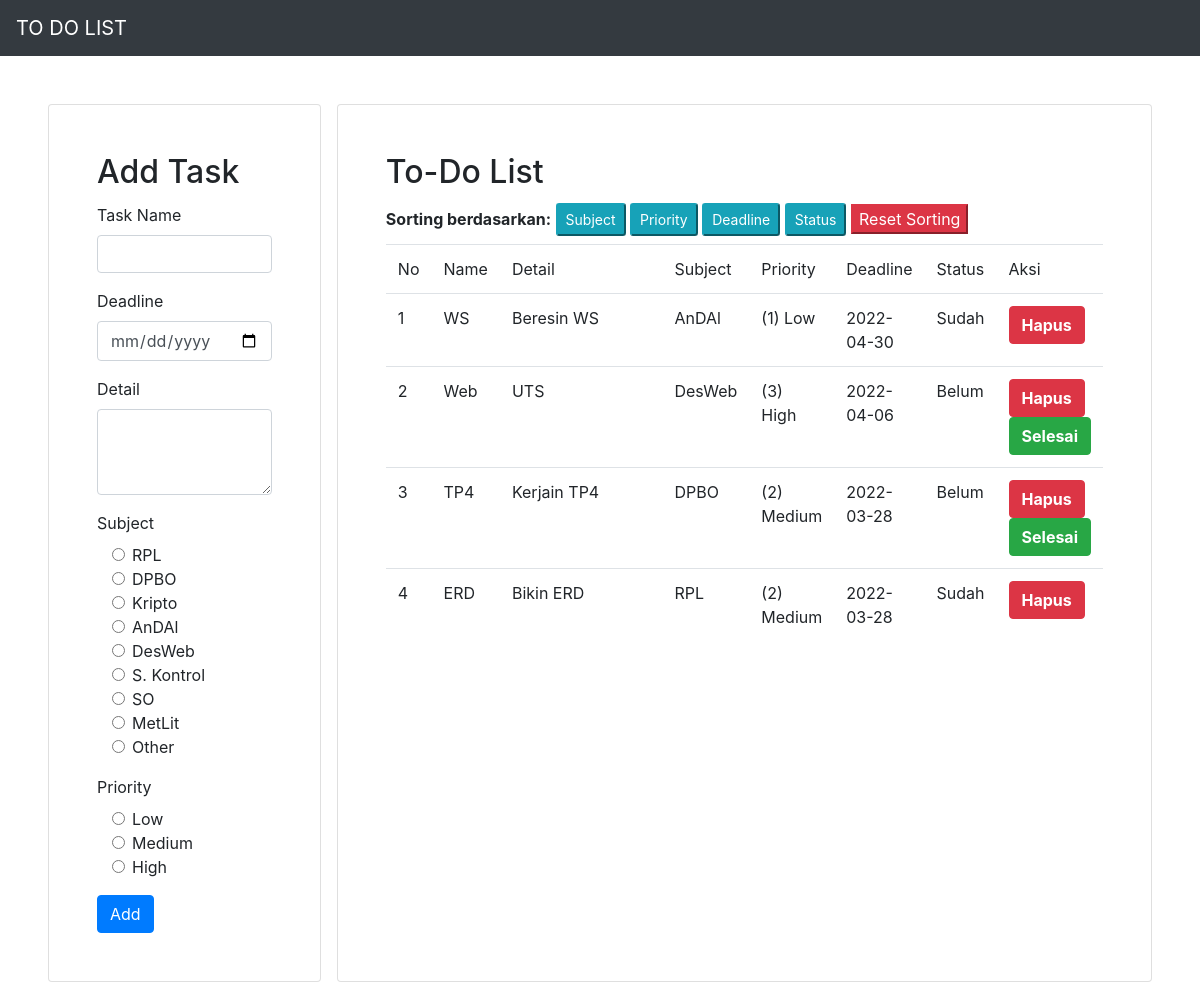
Page /index.php?id_sorting=subject_td on the committed database.
### tables this page shows
CREATE TABLE `tb_to_do` (
  `id` int(10) NOT NULL AUTO_INCREMENT,
  `name_td` varchar(255) NOT NULL,
  `details_td` text NOT NULL,
  `subject_td` varchar(255) NOT NULL,
  `priority_td` varchar(255) NOT NULL,
  `deadline_td` date NOT NULL,
  `status_td` varchar(255) NOT NULL,
  PRIMARY KEY (`id`) USING BTREE
);

### conf.php (called while the page is built)
<?php
$db_host = "localhost";
$db_user = "root";
$db_password = "";
$db_name = "db_task";
?>

### DB.php (called while the page is built, shortened)
<?php
class DB{
	var $db_host = '';
	var $db_user = '';
	var $db_password = '';
	var $db_name = '';
	var $db_link = '';
	var $result = 0;
	function DB($db_host='', $db_user='', $db_password='', $db_name=''){
		$this->db_host = $db_host;
		$this->db_user = $db_user;
		$this->db_password = $db_password;
		$this->db_name = $db_name;
	}
	function open(){
		$this->db_link = mysqli_connect($this->db_host, $this->db_user, $this->db_password, $this->db_name);
	}
	function execute($query=""){
		$this->result = mysqli_query($this->db_link, $query);
		return $this->result;
	}
	function getResult(){
		return mysqli_fetch_array($this->result);
	}
}
?>

### Task.php (called while the page is built, shortened)
<?php
class Task extends DB{
	function sorting($kolom){
		$query = "SELECT * FROM tb_to_do ORDER BY $kolom ASC";
		return $this->execute($query);
	}
}
?>

### index.php (the view, shortened to what this page needs)
<?php
include("conf.php");
include("DB.php");
include("Task.php");
$otask = new Task($db_host, $db_user, $db_password, $db_name);
$otask->open();
$otask->getTask();
if(isset($_GET['id_sorting'])){
	$otask->sorting($_GET['id_sorting']);
}
$data = null;
$no = 1;
while (list($id, $tname, $tdetails, $tsubject, $tpriority, $tdeadline, $tstatus) = $otask->getResult()) {
	if($tstatus == "Sudah"){
		$data .= "<tr>
		<td>" . $no . "</td>
		<td>" . $tname . "</td>
		<td>" . $tdetails . "</td>
		<td>" . $tsubject . "</td>
		<td>" . $tpriority . "</td>
		<td>" . $tdeadline . "</td>
		<td>" . $tstatus . "</td>
		<td>
		<button class='btn btn-danger' name='hapus' ><a href='index.php?id_hapus=" . $id . "' style='color: white; font-weight: bold;'>Hapus</a></button>
		</td>
		</tr>";
		$no++;
	}
	else{
		$data .= "<tr>
		<td>" . $no . "</td>
		<td>" . $tname . "</td>
		<td>" . $tdetails . "</td>
		<td>" . $tsubject . "</td>
		<td>" . $tpriority . "</td>
		<td>" . $tdeadline . "</td>
		<td>" . $tstatus . "</td>
		<td>
		<button class='btn btn-danger' name='hapus' ><a href='index.php?id_hapus=" . $id . "' style='color: white; font-weight: bold;'>Hapus</a></button>
		<button class='btn btn-success' ><a href='index.php?id_status=" . $id .  "' style='color: white; font-weight: bold;'>Selesai</a></button>
		</td>
		</tr>";
		$no++;
	}
}

### rows in the picture
tb_to_do: name_td "WS", details_td "Beresin WS", subject_td "AnDAl", priority_td "(1) Low", deadline_td "2022-04-30", status_td "Sudah"
tb_to_do: name_td "Web", details_td "UTS", subject_td "DesWeb", priority_td "(3) High", deadline_td "2022-04-06", status_td "Belum"
tb_to_do: name_td "TP4", details_td "Kerjain TP4", subject_td "DPBO", priority_td "(2) Medium", deadline_td "2022-03-28", status_td "Belum"
tb_to_do: name_td "ERD", details_td "Bikin ERD", subject_td "RPL", priority_td "(2) Medium", deadline_td "2022-03-28", status_td "Sudah"
